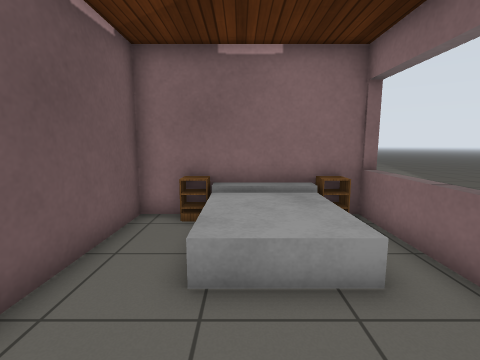
[1] (above)

14 first-person views from a walk through a robot-simulator world made for Gazebo. The camera is 1.1 m above the floor, tilts 8° down and sees 85° across. The floor is counted in squares, 0.5 m on a side. Each view is taken from the middle of a square. On the plan, view 1 faces up. The plan holds only what a view shows up to about 16 squares ahead; the rest is blank. Simple patterns stand in for the simulator's built-in surfaces.

[2]
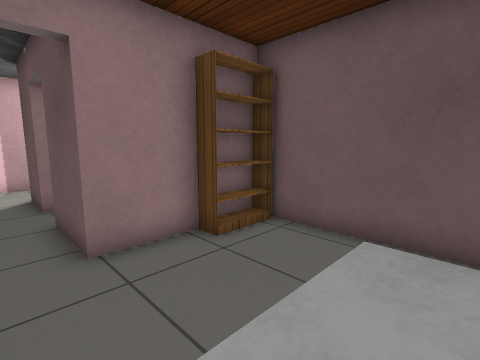

[3]
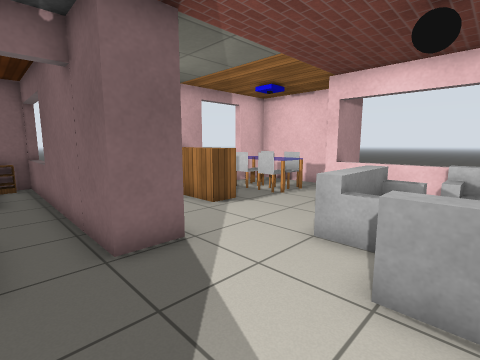

[4]
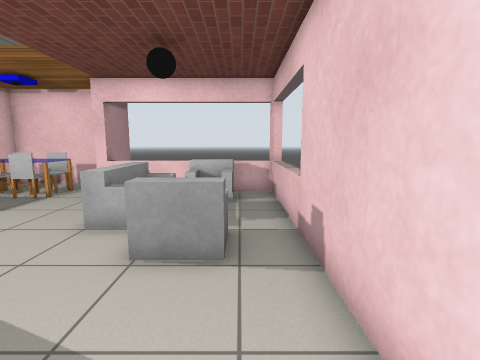

[5]
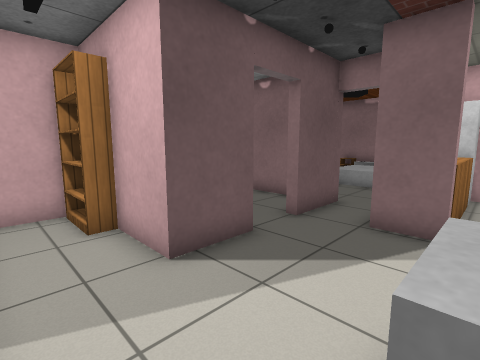

[6]
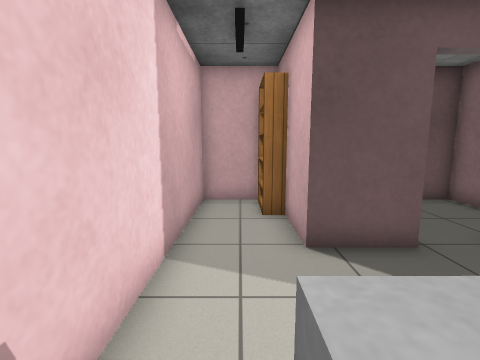

[7]
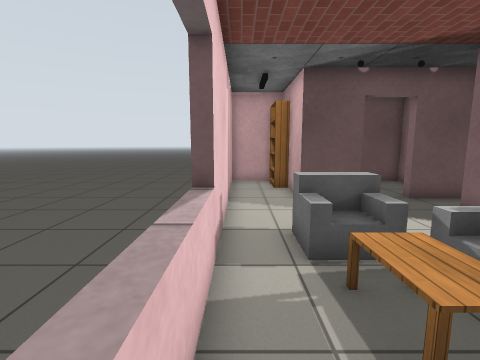

[8]
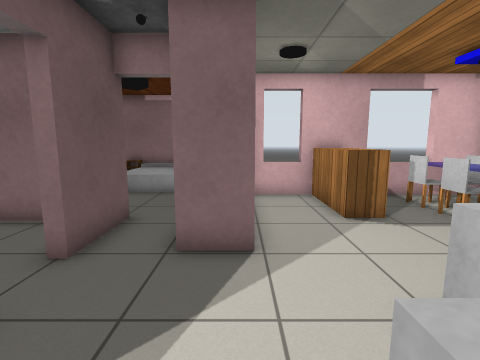

[9]
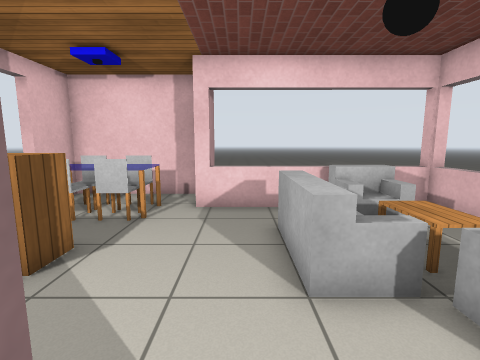

[10]
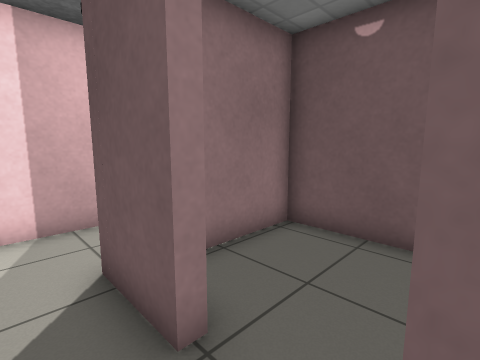

[11]
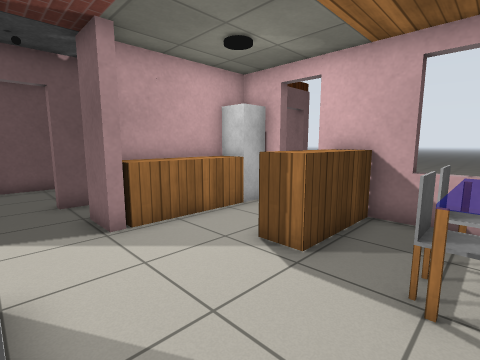

[12]
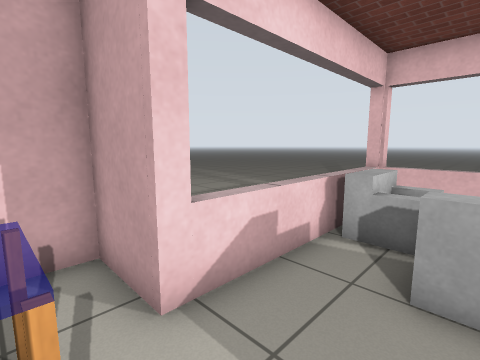

[13]
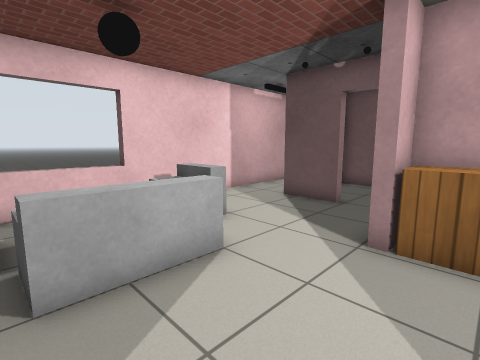

[14]
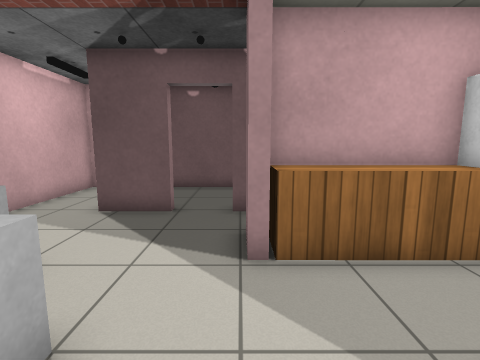

### Floor plan
Ten units are one square. View 1 is at (0, 0); x grows to the right and y downward. Boxes are objects, and circles mark ways between rooms. Rooms are numbered by the first view taken in them; rooms with no view inside come last. Other rooms are left out.
<svg viewBox="-40 -90 198 210">
<path fill="none" stroke="#000" d="M-2 4 17 4M41 -79 -31 -79 -31 -1M-30 4 -24 4M37 16 37 -80M53 24 53 29 36 29M17 52 17 76 -2 76M34 105 134 105M17 4 17 32M41 -20 41 16M129 110 129 25 153 25 153 -31 54 -31M-31 82 -31 105 -21 105M-4 8 -31 8 -31 72 -1 72"/>
<rect x="-25" y="-5" width="20" height="10" fill="#bbb"><title>other object</title></rect>
<rect x="-15" y="-75" width="40" height="40" fill="#bbb"><title>bed</title></rect>
<rect x="-15" y="-85" width="10" height="10" fill="#bbb"><title>other object</title></rect>
<rect x="25" y="-85" width="10" height="20" fill="#bbb"><title>other object</title></rect>
<rect x="-35" y="85" width="10" height="10" fill="#bbb"><title>concrete box</title></rect>
<rect x="-25" y="105" width="60" height="10" fill="#bbb"><title>concrete box</title></rect>
<rect x="-25" y="75" width="20" height="10" fill="#bbb"><title>other object</title></rect>
<rect x="45" y="-15" width="10" height="40" fill="#bbb"><title>wooden box</title></rect>
<rect x="45" y="-35" width="10" height="20" fill="#bbb"><title>white post</title></rect>
<rect x="55" y="65" width="20" height="20" fill="#bbb"><title>sofa</title></rect>
<rect x="75" y="65" width="30" height="20" fill="#bbb"><title>table</title></rect>
<rect x="75" y="45" width="30" height="20" fill="#bbb"><title>sofa</title></rect>
<rect x="75" y="-25" width="20" height="30" fill="#bbb"><title>wooden box</title></rect>
<rect x="105" y="65" width="20" height="20" fill="#bbb"><title>sofa</title></rect>
<rect x="105" y="-5" width="10" height="10" fill="#bbb"><title>chair</title></rect>
<rect x="105" y="-15" width="10" height="10" fill="#bbb"><title>chair</title></rect>
<rect x="115" y="-25" width="10" height="40" fill="#bbb"><title>table</title></rect>
<rect x="125" y="-5" width="10" height="20" fill="#bbb"><title>chair</title></rect>
<rect x="125" y="-25" width="10" height="20" fill="#bbb"><title>chair</title></rect>
<circle cx="25" cy="10" r="3" fill="#2a7"/>
<circle cx="15" cy="45" r="3" fill="#2a7"/>
<text x="10" y="-40">1</text>
<text x="70" y="50">2</text>
<text x="-10" y="40">3</text>
</svg>
Room 1 opens to room 2. Room 2 opens to room 3.

Where each view was taken, in squares from view 1:
view 1: 0 up, 0 right, facing up
view 2: 5 up, 3 right, facing down-left
view 3: 8 down, 2 right, facing up-right
view 4: 9 down, 1 right, facing right
view 5: 10 down, 6 right, facing up-left
view 6: 9 down, 7 right, facing left
view 7: 10 down, 12 right, facing left
view 8: 8 down, 5 right, facing up
view 9: 4 down, 4 right, facing right
view 10: 3 down, 3 right, facing down-left
view 11: 5 down, 12 right, facing up-left
view 12: 1 down, 10 right, facing down-right
view 13: 1 down, 11 right, facing down-left
view 14: 3 down, 10 right, facing left
